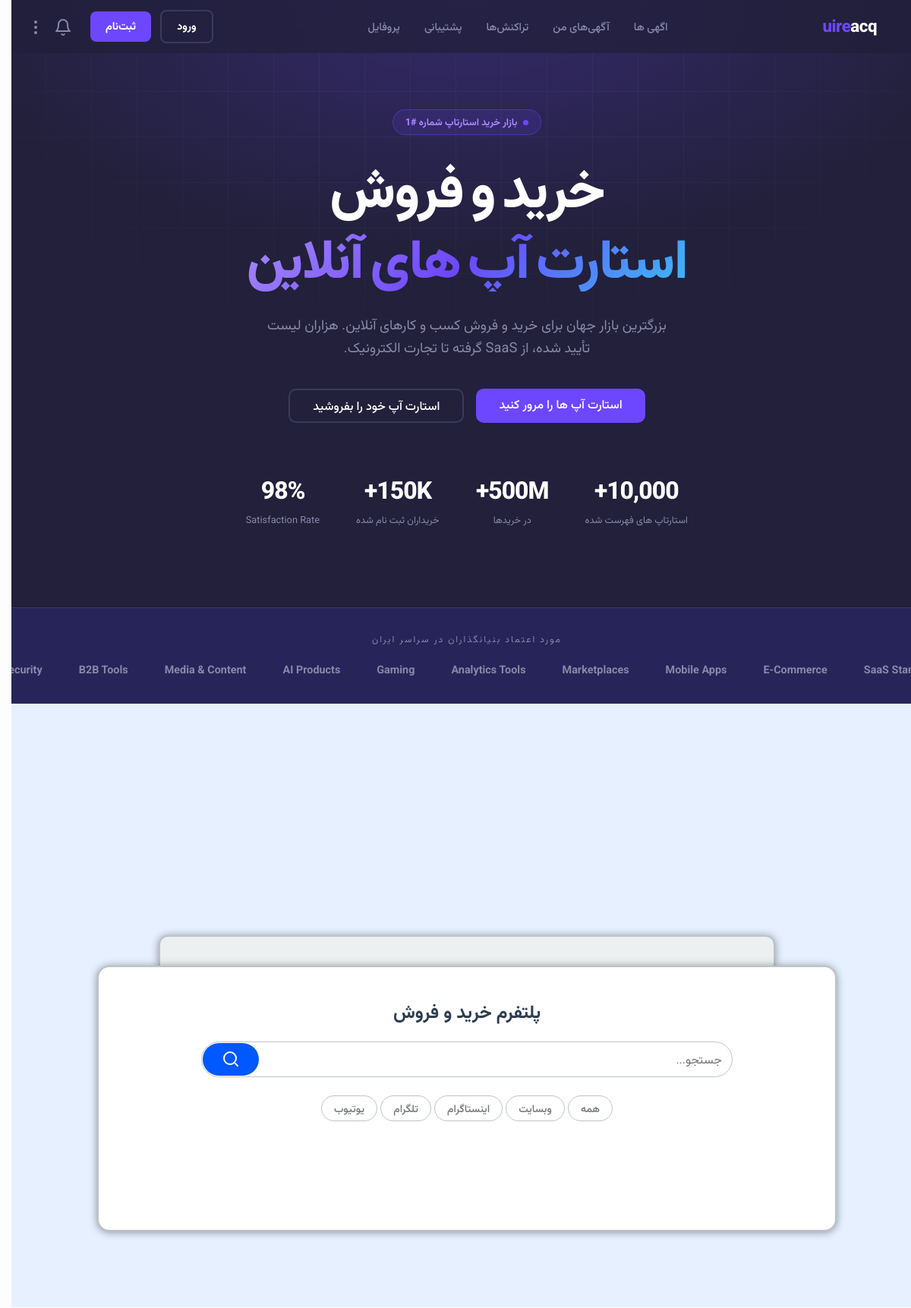
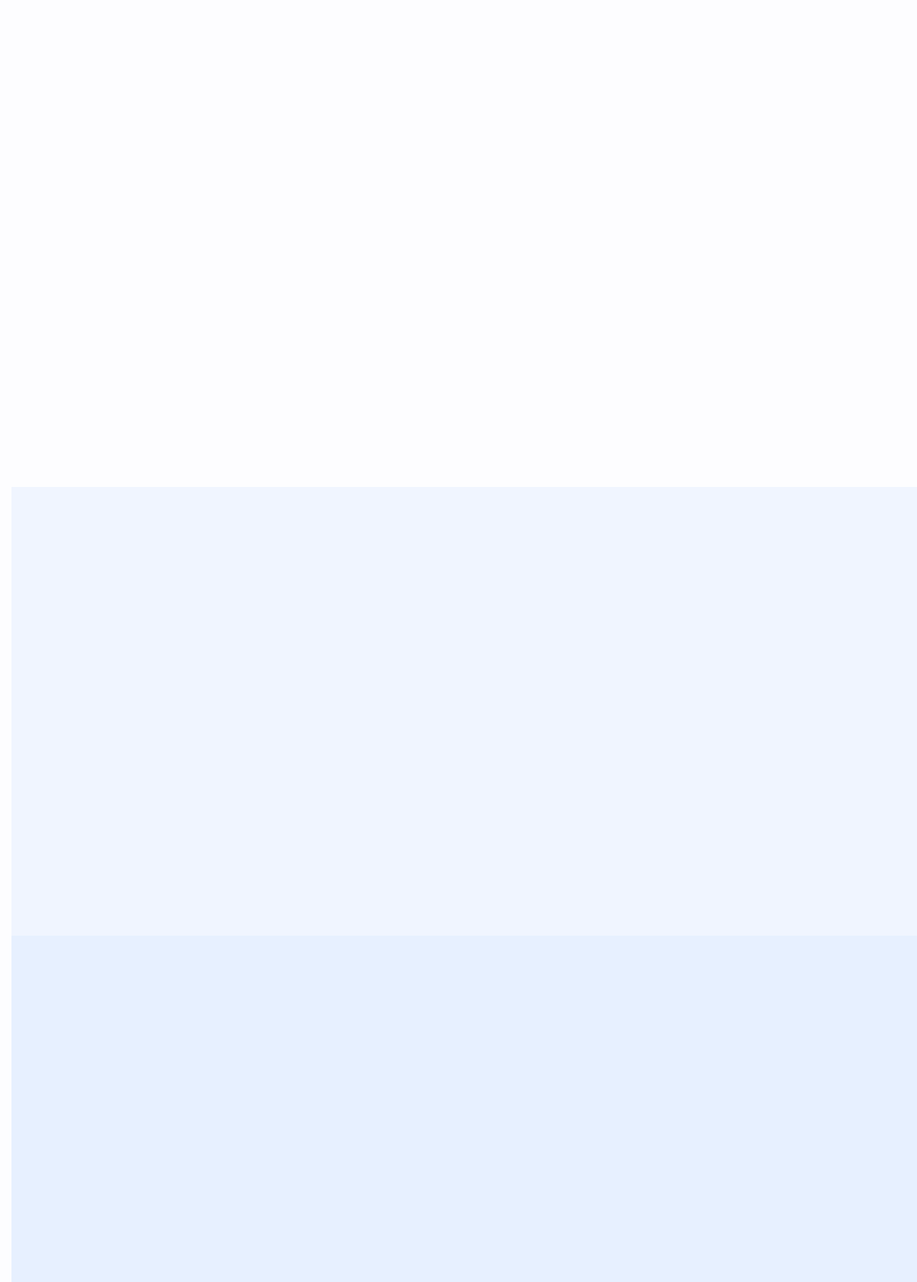
The page / (upper part) on the database its author committed (2 pictures, top to bottom).
### listings/models.py (models this page shows, shortened)
class Category(models.Model):
    PLATFORM_CHOICES = [
        ('website', 'وبسایت'),
        ('instagram', 'اینستاگرام'),
        ('telegram', 'تلگرام'),
        ('youtube', 'یوتیوب'),
        ('aparat', 'آپارات'),
        ('other', 'سایر'),
    ]
    name = models.CharField(max_length=100)
    platform = models.CharField(max_length=20, choices=PLATFORM_CHOICES)
    description = models.TextField(blank=True)
    class Meta:
        verbose_name_plural = 'دسته‌بندی‌ها'

### core/views.py (the view)
# urls.py: path('', views.home, name='home'),
def home(request):
    latest_listings = Listing.objects.order_by('-created_at')[:5]
    categories = Category.objects.all()
    context = {
        'listings': latest_listings,
        'categories': categories,  # ارسال دسته‌بندی‌ها به قالب
    }
    return render(request, 'core/home.html', context)

### listings/models.py (called while the page is built)
    def get_roi_months(self):
        if self.monthly_income and self.monthly_income > 0:
            final_price = self.get_final_price()
            return final_price / self.monthly_income
        return None

    def get_roi_display(self):
        roi_months = self.get_roi_months()
        if roi_months is None:
            return
        months = int(roi_months)
        return f"{months} ماه"

### listings/templatetags/custom_tags.py (called while the page is built)
@register.filter(name='split_number')
def split_number(value):
    try:
        return f"{int(value):,}"
    except (ValueError, TypeError):
        return value

### notifications/context_processors.py (called while the page is built)
def unread_notifications_count(request):
    if request.user.is_authenticated:
        count = Notification.objects.filter(recipient=request.user, is_read=False).count()
        return {'unread_notifications_count': count}
    return {'unread_notifications_count': 0}

### templates/core/home.html (shortened to what this page needs)
{% extends 'base.html' %}
{% load custom_tags %}
{% load date_filters %}
{% block nav_class %}navbar-top{% endblock %}
{% block content %}
<section class="hero">
    <div class="hero-bg"></div>
    <div class="hero-grid"></div>
    <div class="hero-badge">
        <span class="badge-dot"></span>
        بازار خرید استارتاپ شماره #1
    </div>
    <h1>خرید و فروش<br><span class="gradient">استارت آپ های آنلاین</span></h1>
    <p>بزرگترین بازار جهان برای خرید و فروش کسب و کارهای آنلاین. هزاران لیست تأیید شده، از SaaS گرفته تا تجارت
        الکترونیک.</p>
    <div class="hero-actions">
        <a href="#listings" class="btn btn-primary-home btn-lg">استارت آپ ها را مرور کنید</a>
        <a href="#" class="btn btn-ghost btn-lg">استارت آپ خود را بفروشید</a>
    </div>
    <div class="hero-stats">
        <div class="stat">
            <div class="stat-num" data-target="10000">0</div>
            <div class="stat-label">استارتاپ های فهرست شده</div>
        </div>
        <div class="stat">
            <div class="stat-num" data-target="500" data-suffix="M+">0</div>
            <div class="stat-label">در خریدها</div>
        </div>
        <div class="stat">
            <div class="stat-num" data-target="150" data-suffix="K+">0</div>
            <div class="stat-label">خریداران ثبت نام شده</div>
        </div>
        <div class="stat">
            <div class="stat-num" data-target="98" data-suffix="%">0</div>
            <div class="stat-label">Satisfaction Rate</div>
        </div>
    </div>
</section>
<div class="marquee-section">
    <p class="marquee-label">مورد اعتماد بنیانگذاران در سراسر ایران</p>
    <div class="marquee-track" id="marquee">
        <div class="marquee-item">SaaS Startups</div>
        <div class="marquee-item">E-Commerce</div>
        <div class="marquee-item">Mobile Apps</div>
        <div class="marquee-item">Marketplaces</div>
        <div class="marquee-item">Analytics Tools</div>
        <div class="marquee-item">Gaming</div>
        <div class="marquee-item">AI Products</div>
        <div class="marquee-item">Media & Content</div>
        <div class="marquee-item">B2B Tools</div>
        <div class="marquee-item">Cybersecurity</div>
    </div>
</div>
<section class="section-serch">
    <div class="steps">
        <div class="serch-bur-ui">
            <div class="top-port-serch">
            </div>
            <div class="bottom-port-serch">
                <h2>پلتفرم خرید و فروش</h2>
                <div class="row mb-4 serch-home">
                    <div class="serch-bar-home">
                        <form action="{% url 'listings:listing_list' %}" method="get" class="d-flex">
                            <input type="text" name="search" class="form-control-home me-2" placeholder="جستجو..."
                                value="{{ request.GET.search }}">
                            <button type="submit" class="btn btn-success btm-serch-bar">
                                <svg xmlns="http://www.w3.org/2000/svg" width="24" height="24" viewBox="0 0 24 24"
                                    fill="none" stroke="currentColor" stroke-width="2" stroke-linecap="round"
                                    stroke-linejoin="round">
                                    <circle cx="11" cy="11" r="8"></circle>
                                    <line x1="21" y1="21" x2="16.65" y2="16.65"></line>
                                </svg>
                            </button>
                        </form>
                    </div>
                </div>
                <div class="row mb-3">
                    <div class="col-md-12">
                        <a href="{% url 'listings:listing_list' %}" class="btn btn-sm btn-outline-secondary">همه</a>
                        {% for category in categories %}
                        <a href="?category={{ category.id }}"
                            class="btn btn-sm btn-outline-secondary">{{ category.name }}</a>
                        {% endfor %}
                    </div>
                </div>
            </div>
        </div>
    </div>
</section>
<section id="testimonials">
    <div class="testimonials-grid">
    </div>
</section>
<section class="how" id="how">
    <div class="steps">
    </div>
</section>
<section class="features" id="features">
    <div class="features-grid">
        <div>
            <div class="feature-list">
            </div>
        </div>
    </div>
</section>
{% endblock %}

### rows shown on the page
Category: name "وبسایت"
Category: name "اینستاگرام"
Category: name "تلگرام"
Category: name "یوتیوب"
